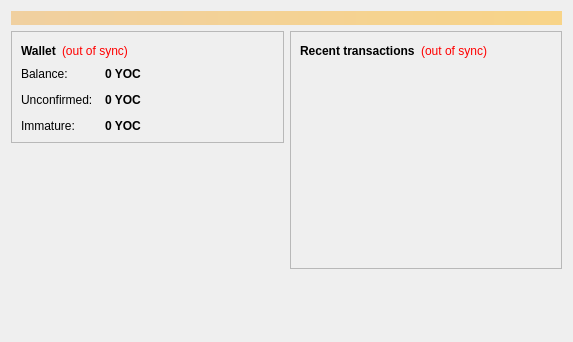
<?xml version="1.0" encoding="UTF-8"?>
<ui version="4.0">
 <class>OverviewPage</class>
 <widget class="QWidget" name="OverviewPage">
  <property name="geometry">
   <rect>
    <x>0</x>
    <y>0</y>
    <width>573</width>
    <height>342</height>
   </rect>
  </property>
  <property name="windowTitle">
   <string>Form</string>
  </property>
  <layout class="QVBoxLayout" name="topLayout">
   <item>
    <widget class="QLabel" name="labelAlerts">
     <property name="visible">
      <bool>false</bool>
     </property>
     <property name="styleSheet">
      <string notr="true">background-color: qlineargradient(x1: 0, y1: 0, x2: 1, y2: 0, stop:0 #F0D0A0, stop:1 #F8D488); color:#000000;</string>
     </property>
     <property name="wordWrap">
      <bool>true</bool>
     </property>
     <property name="margin">
      <number>3</number>
     </property>
    </widget>
   </item>
   <item>
    <layout class="QHBoxLayout" name="horizontalLayout" stretch="1,1">
     <item>
      <layout class="QVBoxLayout" name="verticalLayout_2">
       <item>
        <widget class="QFrame" name="frame">
         <property name="frameShape">
          <enum>QFrame::StyledPanel</enum>
         </property>
         <property name="frameShadow">
          <enum>QFrame::Raised</enum>
         </property>
         <layout class="QVBoxLayout" name="verticalLayout_4">
          <item>
           <layout class="QHBoxLayout" name="horizontalLayout_4">
            <item>
             <widget class="QLabel" name="label_5">
              <property name="font">
               <font>
                <weight>75</weight>
                <bold>true</bold>
               </font>
              </property>
              <property name="text">
               <string>Wallet</string>
              </property>
             </widget>
            </item>
            <item>
             <widget class="QLabel" name="labelWalletStatus">
              <property name="toolTip">
               <string>The displayed information may be out of date. Your wallet automatically synchronizes with the Yocoin network after a connection is established, but this process has not completed yet.</string>
              </property>
              <property name="styleSheet">
               <string notr="true">QLabel { color: red; }</string>
              </property>
              <property name="text">
               <string notr="true">(out of sync)</string>
              </property>
              <property name="alignment">
               <set>Qt::AlignLeading|Qt::AlignLeft|Qt::AlignVCenter</set>
              </property>
             </widget>
            </item>
            <item>
             <spacer name="horizontalSpacer_2">
              <property name="orientation">
               <enum>Qt::Horizontal</enum>
              </property>
              <property name="sizeHint" stdset="0">
               <size>
                <width>40</width>
                <height>20</height>
               </size>
              </property>
             </spacer>
            </item>
           </layout>
          </item>
          <item>
           <layout class="QFormLayout" name="formLayout_2">
            <property name="fieldGrowthPolicy">
             <enum>QFormLayout::AllNonFixedFieldsGrow</enum>
            </property>
            <property name="horizontalSpacing">
             <number>12</number>
            </property>
            <property name="verticalSpacing">
             <number>12</number>
            </property>
            <item row="0" column="0">
             <widget class="QLabel" name="label">
              <property name="text">
               <string>Balance:</string>
              </property>
             </widget>
            </item>
            <item row="0" column="1">
             <widget class="QLabel" name="labelBalance">
              <property name="font">
               <font>
                <weight>75</weight>
                <bold>true</bold>
               </font>
              </property>
              <property name="cursor">
               <cursorShape>IBeamCursor</cursorShape>
              </property>
              <property name="toolTip">
               <string>Your current balance</string>
              </property>
              <property name="text">
               <string notr="true">0 YOC</string>
              </property>
              <property name="textInteractionFlags">
               <set>Qt::LinksAccessibleByMouse|Qt::TextSelectableByKeyboard|Qt::TextSelectableByMouse</set>
              </property>
             </widget>
            </item>
            <item row="1" column="0">
             <widget class="QLabel" name="label_3">
              <property name="text">
               <string>Unconfirmed:</string>
              </property>
             </widget>
            </item>
            <item row="1" column="1">
             <widget class="QLabel" name="labelUnconfirmed">
              <property name="font">
               <font>
                <weight>75</weight>
                <bold>true</bold>
               </font>
              </property>
              <property name="cursor">
               <cursorShape>IBeamCursor</cursorShape>
              </property>
              <property name="toolTip">
               <string>Total of transactions that have yet to be confirmed, and do not yet count toward the current balance</string>
              </property>
              <property name="text">
               <string notr="true">0 YOC</string>
              </property>
              <property name="textInteractionFlags">
               <set>Qt::LinksAccessibleByMouse|Qt::TextSelectableByKeyboard|Qt::TextSelectableByMouse</set>
              </property>
             </widget>
            </item>
            <item row="2" column="0">
             <widget class="QLabel" name="labelImmatureText">
              <property name="text">
               <string>Immature:</string>
              </property>
             </widget>
            </item>
            <item row="2" column="1">
             <widget class="QLabel" name="labelImmature">
              <property name="font">
               <font>
                <weight>75</weight>
                <bold>true</bold>
               </font>
              </property>
              <property name="toolTip">
               <string>Mined balance that has not yet matured</string>
              </property>
              <property name="text">
               <string notr="true">0 YOC</string>
              </property>
              <property name="textInteractionFlags">
               <set>Qt::LinksAccessibleByMouse|Qt::TextSelectableByKeyboard|Qt::TextSelectableByMouse</set>
              </property>
             </widget>
            </item>
           </layout>
          </item>
         </layout>
        </widget>
       </item>
       <item>
        <spacer name="verticalSpacer">
         <property name="orientation">
          <enum>Qt::Vertical</enum>
         </property>
         <property name="sizeHint" stdset="0">
          <size>
           <width>20</width>
           <height>40</height>
          </size>
         </property>
        </spacer>
       </item>
        <item>
         <widget class="QLabel" name="label_wallet_bgcoin">
          <property name="text">
           <string/>
          </property>
          <property name="pixmap">
           <pixmap resource="../bitcoin.qrc">:/images/wallet_bgcoin</pixmap>
          </property>
          <property name="scaledContents">
           <bool>false</bool>
          </property>
          <property name="alignment">
           <set>Qt::AlignCenter</set>
          </property>
          <property name="margin">
           <number>-2</number>
          </property>
         </widget>
        </item>
        <item>
         <widget class="QLabel" name="label_6">
          <property name="text">
           <string/>
          </property>
         </widget>
        </item>
      </layout>
     </item>
     <item>
      <layout class="QVBoxLayout" name="verticalLayout_3">
       <item>
        <widget class="QFrame" name="frame_2">
         <property name="frameShape">
          <enum>QFrame::StyledPanel</enum>
         </property>
         <property name="frameShadow">
          <enum>QFrame::Raised</enum>
         </property>
         <layout class="QVBoxLayout" name="verticalLayout">
          <item>
           <layout class="QHBoxLayout" name="horizontalLayout_2">
            <item>
             <widget class="QLabel" name="label_4">
              <property name="text">
               <string>&lt;b&gt;Recent transactions&lt;/b&gt;</string>
              </property>
             </widget>
            </item>
            <item>
             <widget class="QLabel" name="labelTransactionsStatus">
              <property name="toolTip">
               <string>The displayed information may be out of date. Your wallet automatically synchronizes with the Yocoin network after a connection is established, but this process has not completed yet.</string>
              </property>
              <property name="styleSheet">
               <string notr="true">QLabel { color: red; }</string>
              </property>
              <property name="text">
               <string notr="true">(out of sync)</string>
              </property>
              <property name="alignment">
               <set>Qt::AlignRight|Qt::AlignTrailing|Qt::AlignVCenter</set>
              </property>
             </widget>
            </item>
            <item>
             <spacer name="horizontalSpacer">
              <property name="orientation">
               <enum>Qt::Horizontal</enum>
              </property>
              <property name="sizeHint" stdset="0">
               <size>
                <width>40</width>
                <height>20</height>
               </size>
              </property>
             </spacer>
            </item>
           </layout>
          </item>
          <item>
           <widget class="QListView" name="listTransactions">
            <property name="styleSheet">
             <string notr="true">QListView { background: transparent; }</string>
            </property>
            <property name="frameShape">
             <enum>QFrame::NoFrame</enum>
            </property>
            <property name="verticalScrollBarPolicy">
             <enum>Qt::ScrollBarAlwaysOff</enum>
            </property>
            <property name="horizontalScrollBarPolicy">
             <enum>Qt::ScrollBarAlwaysOff</enum>
            </property>
            <property name="selectionMode">
             <enum>QAbstractItemView::NoSelection</enum>
            </property>
           </widget>
          </item>
         </layout>
        </widget>
       </item>
       <item>
        <spacer name="verticalSpacer_2">
         <property name="orientation">
          <enum>Qt::Vertical</enum>
         </property>
         <property name="sizeHint" stdset="0">
          <size>
           <width>20</width>
           <height>40</height>
          </size>
         </property>
        </spacer>
       </item>
      </layout>
     </item>
    </layout>
   </item>
  </layout>
 </widget>
 <resources/>
 <connections/>
</ui>
